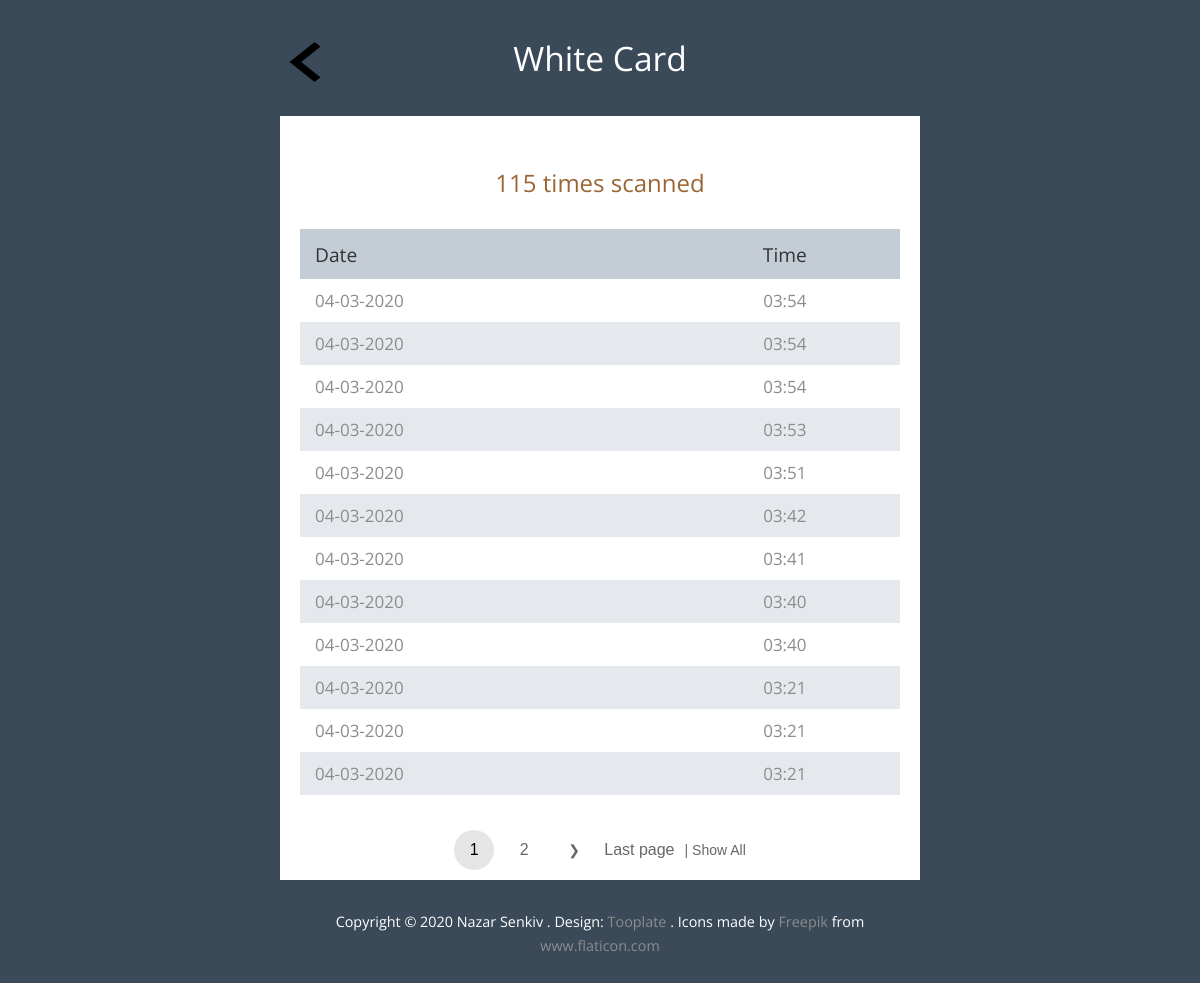
/student/4/, run on the app's committed database.
### app/models.py (models this page shows, shortened)
class Student(models.Model):
    name = models.CharField(verbose_name='ім\'я', max_length=250)
    group = models.ForeignKey(Group, verbose_name='група', on_delete=models.CASCADE)
    number_scan = models.IntegerField(verbose_name='кількість сканувань', null=True, blank=True)
    def __str__(self):
        return self.name
    class Meta:
        ordering = ('-name',)
        verbose_name = 'Студент'
        verbose_name_plural = 'Студенти'

class TagReader(models.Model):
    student = models.ForeignKey(Student, verbose_name='Студент',related_name = 'tags',  on_delete= models.CASCADE)
    tag = models.CharField(verbose_name='Мітка', max_length=120)
    scanned = models.DateTimeField(verbose_name='Проскановано', auto_now_add=True)
    class Meta:
        ordering = ('-scanned',)
        verbose_name = 'Мітка відсканована'
        verbose_name_plural = 'Відскановані мітки'

### app/views.py (the view)
# urls.py: path('student/<pk>/', student_detail, name='student_detail' ),
def student_detail(request, pk, ):
    scans_object = TagReader.objects.filter(student=pk)
    if not scans_object.exists():
        name = Student.objects.get(pk=pk)
    else:
        name = scans_object.first().student
    show_all = request.GET.get('show_all')
    if show_all != "1":
        paginator = Paginator(scans_object, 12)
    else:
        paginator = Paginator(scans_object, scans_object.count())
    page = request.GET.get('page')
    try:
        scans = paginator.page(page)
    except PageNotAnInteger:
        scans = paginator.page(1)
    except EmptyPage:
        scans = paginator.page(paginator.num_pages)
    context = {'scans': scans,
               'name': name,
               'page': page,
               'show_all': show_all,
               }
    return render(request, 'student.html', context)

### templates/student.html (shortened to what this page needs)
{% extends 'base.html' %}
{% block content %}
    <div class="tm-text-white tm-page-header-container">
        <div id="tm-intro-img">
            <a href="{% url 'index' %}">
                <img class="back-arrow" src="/media/arrow.png" alt="">
            </a>
        </div>
        <h1 class="tm-page-header">{{ name }}</h1>
    </div>
    <div class="tm-main-content">
        <section class="tm-section">
            <h2 class="tm-section-header ">{{ name.number_scan }} times scanned</h2>
            <div class="tm-responsive-table">
                <table>
                    <tr class="tm-tr-header">
                        <th class="tm-text-left">Date</th>
                        <th>Time</th>
                    </tr>
                    {% for scan in scans %}
                        <tr>
                            <td class="tm-text-left">{{ scan.scanned|date:"d-m-Y " }}</td>
                            <td>{{ scan.scanned|date:"H:i" }}</td>
                        </tr>
                    {% endfor %}
                </table>
            </div>
        </section>
    </div>
    {% include "pagination2.html" with page=scans %}
{% endblock %}

### static/css/style.css (style rules this page uses)
body { background-color: #3a4a58; color: #8c8c8c; font-family: "Open Sans", Arial, Helvetica, sans-serif; font-size: 17px; font-weight: 400; padding: 15px; margin: 0; }
.tm-main-content { background-color: #ffffff; }
#tm-intro-img { background-position: center; background-size: cover; position: relative; }
.back-arrow { position: absolute; width: 50px; height: 40px; top: 27px; left: 0; }
.tm-text-white { color: white; }
.tm-page-header-container { text-align: center; }
.tm-page-header { display: inline-block; vertical-align: baseline; margin-top: 20px; margin-bottom: 35px; font-size: 2.1rem; font-weight: 400; }
.tm-section-header { color: #996633; text-align: center; font-weight: 400; font-size: 1.5rem; margin-top: 30px; margin-bottom: 30px; }
table { width: 100%; border-spacing: 0; }
td { text-align: center; padding: 10px 15px; }
.tm-text-left { text-align: left; }
th { color: #333333; font-weight: 400; font-size: 1.2rem; padding-left: 15px; padding-right: 15px; }
tr:nth-child(odd) { background-color: #e5e8ed; }
tr.tm-tr-header { background-color: #c4cdd6; height: 50px; }
.tm-section { padding-top: 20px; padding-left: 20px; padding-right: 20px; padding-bottom: 30px; }
img { max-width: 100%; }
a { transition: all 0.3s ease; }

### data on the page
Student: name "White Card", number_scan "115"
TagReader: scanned "04-03-2020", scanned "03:54"
TagReader: scanned "04-03-2020", scanned "03:54"
TagReader: scanned "04-03-2020", scanned "03:54"
TagReader: scanned "04-03-2020", scanned "03:53"
TagReader: scanned "04-03-2020", scanned "03:51"
TagReader: scanned "04-03-2020", scanned "03:42"
TagReader: scanned "04-03-2020", scanned "03:41"
TagReader: scanned "04-03-2020", scanned "03:40"
TagReader: scanned "04-03-2020", scanned "03:40"
TagReader: scanned "04-03-2020", scanned "03:21"
TagReader: scanned "04-03-2020", scanned "03:21"
TagReader: scanned "04-03-2020", scanned "03:21"

### other printed values
{{ page.number }} "1"
{{ page.next_page_number }} "2"
